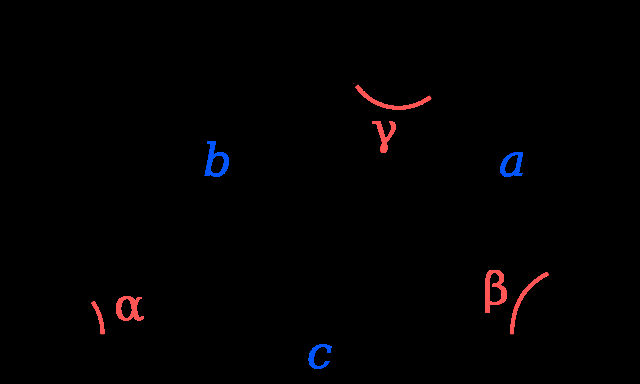
#> input picture solutions/homework/cos-law.png, 640 x 384 px, given in place of the camera
$ jupyter execute homework7_image_processing.ipynb   (shell and % lines are left out)   (older library calls are emulated)   (text cells are left out)
#> lines starting #> are read from the running program, lines starting #| are printed output that depends on the picture
[cell 1]
from __future__ import print_function, division
import cv2 # opencv
import time
from matplotlib import pyplot as plt # this lets you draw inline pictures in the notebooks
import pylab # this allows you to control figure size
pylab.rcParams['figure.figsize'] = (10.0, 8.0) # this controls figure size in the notebook

[cell 2]
cap = cv2.VideoCapture(0)
ret, frame = cap.read()
#> frame is the input picture: shape (384, 640, 3); mean B, G, R 1.7, 1, 2.1
if ret:
    frame = cv2.cvtColor(frame, cv2.COLOR_BGR2RGB)
    plt.imshow(frame)

cap.release()

[cell 3]
rot = cv2.transpose(frame)
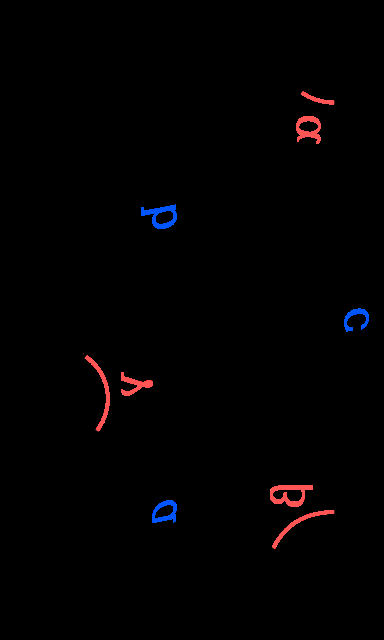
#> rot: shape (640, 384, 3); mean R, G, B 2.1, 1, 1.7
height, width, colors = frame.shape
#> height = 384; width = 640; colors = 3
scale = cv2.resize(frame,(width//2, height//2), interpolation = cv2.INTER_CUBIC)

plt.subplot(1,2,1)
plt.imshow(rot)
plt.title('rotated')

plt.subplot(1,2,2)
plt.imshow(scale)
plt.title('scaled by 50%');
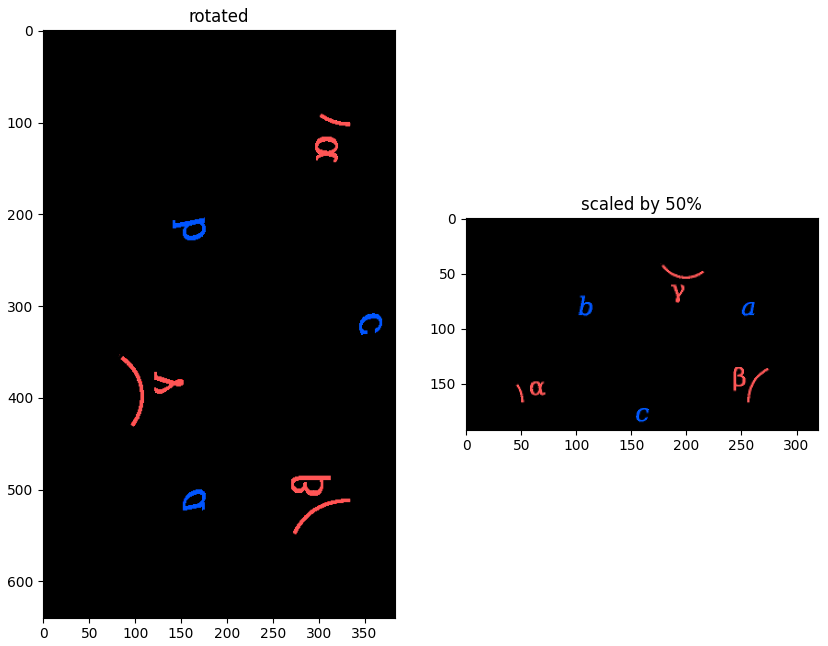
#> figure drawn by matplotlib, 2 panels

[cell 4]
sobelimage=cv2.cvtColor(frame,cv2.COLOR_BGR2GRAY)

sobelx = cv2.Sobel(sobelimage,cv2.CV_64F,1,0,ksize=9)
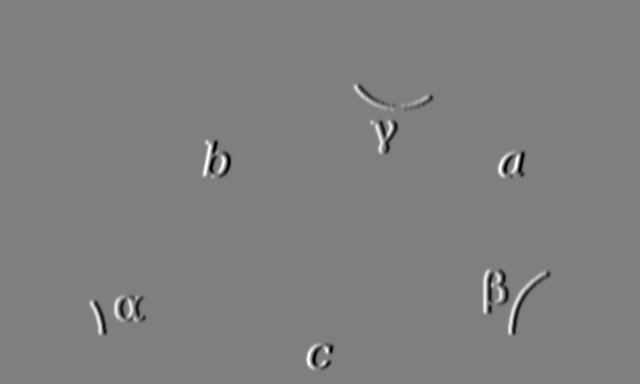
#> sobelx: shape (384, 640) float64; min -1130276, max 1130388, mean 0; drawn with min black and max white
edges = cv2.Sobel(sobelimage,cv2.CV_64F,0,1,ksize=21)
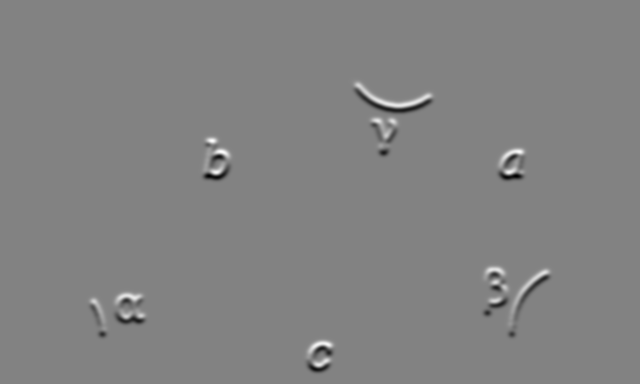
#> edges: shape (384, 640) float64; min -1.15e+13, max 1.09e+13, mean 0; drawn with min black and max white
# [8 lines of commented-out code are left out]
plt.imshow(edges,cmap = 'gray')
plt.colorbar()
plt.title('Edges');
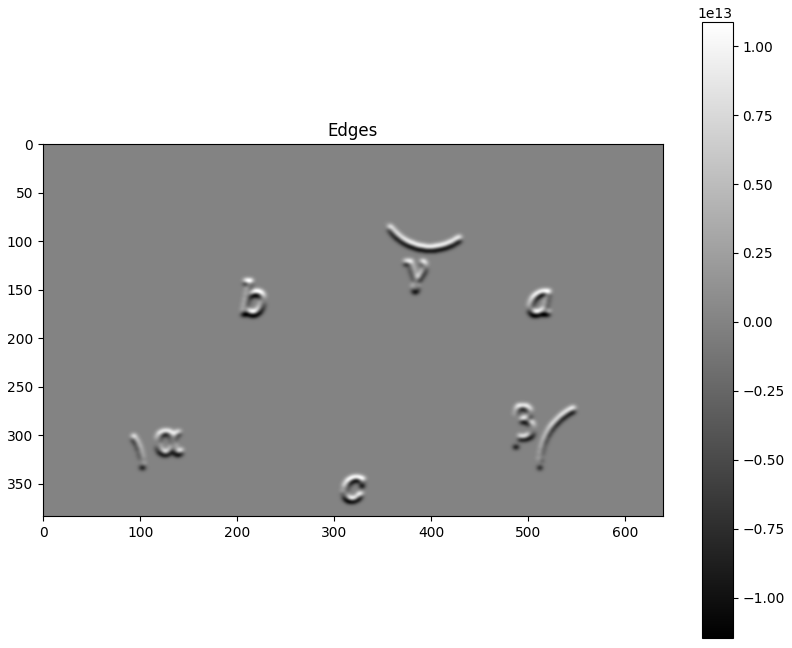
#> figure drawn by matplotlib, 2 panels

[cell 5]
hsv = cv2.cvtColor(frame, cv2.COLOR_BGR2HSV)
#> hsv: shape (384, 640, 3); mean H, S, V 1, 2.4, 3

plt.subplot(1,2,1)
plt.imshow(frame)
plt.title('original')

plt.subplot(1,2,2)
plt.imshow(hsv)
plt.title('HSV');

[cell 6]
width, height, colors = frame.shape
#> width = 384; height = 640

plt.imshow(frame[0:width//2, 0:height//2]);
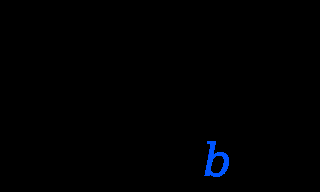
#> shown: shape (192, 320, 3); mean R, G, B 0, 0.5, 1.6

[cell 7]
frame_draw = frame.copy()
height, width, colors = frame.shape
#> height = 384; width = 640
top_left = (width//3, height//3)
#> top_left = (213, 128)
bottom_right = (2*width//3, 2*height//3)
#> bottom_right = (426, 256)
print(bottom_right)
#| (426, 256)
cv2.rectangle(frame_draw,top_left,bottom_right,(0,255,0),3)  #
cv2.circle(frame_draw,(width//2, height//2), 10, (0,0,255), -1)  # -1 means filled
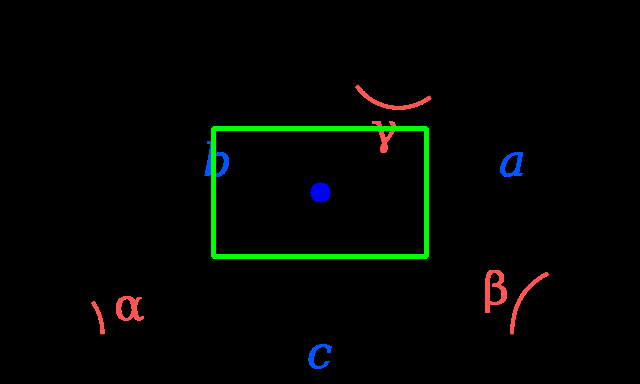
#> frame_draw: shape (384, 640, 3); mean R, G, B 2, 4.5, 1.9
plt.imshow(frame_draw)

[cell 8]
print(frame.shape)
#| (384, 640, 3)
